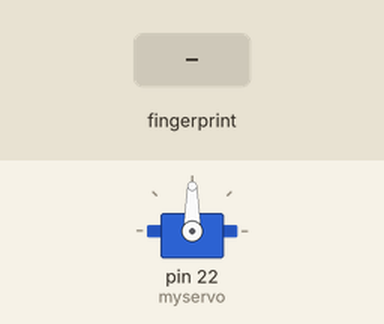
Recording of a sketch running on a simulated Arduino Mega 2560, built with avr-gcc and run on an emulated ATmega2560. Parts: servo. The inputs (shaded band) are chosen by the test bench. What the sketch prints to the serial monitor is not drawn.

Above: at 2.3 s.
2.4 s: finger stored as number 1 placed on the sensor
At 2.95 s:
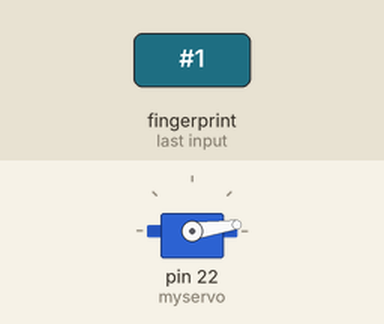
At 6.4 s:
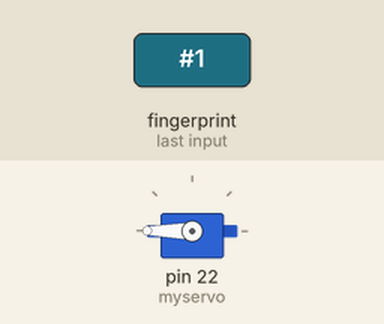
Timing chart, 0 to 7.9 s (numbered marks = the images above; inputs shaded):
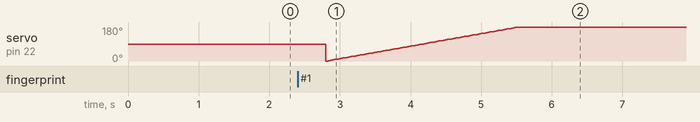

The sketch:

Bio_controlled_Servo.ino
```cpp
#include <Adafruit_Fingerprint.h>
#include <Servo.h>

#define mySerial Serial2

Servo myservo;
int count = 1;
int pos = 0;
int inspect =0;

Adafruit_Fingerprint finger = Adafruit_Fingerprint(&mySerial);

void setup()
{
 myservo.attach (22);

  Serial.begin(9600);
  while (!Serial);  // For Yun/Leo/Micro/Zero/...
  delay(100);
  Serial.println("\n\nAdafruit finger detect test");

  // set the data rate for the sensor serial port
  finger.begin(57600);

  if (finger.verifyPassword()) {
    Serial.println("Found fingerprint sensor!");
  } else {
    Serial.println("Did not find fingerprint sensor :(");
    while (1) { delay(1); }
  }

  finger.getTemplateCount();
  Serial.print("Sensor contains "); Serial.print(finger.templateCount); Serial.println(" templates");
  Serial.println("Waiting for valid finger...");
}

void loop()
{
inspect=digitalRead(22);
pinMode(22,INPUT);
pinMode(23,INPUT);
  if (inspect= HIGH)
{
  getFingerprintIDez();
  delay(50);
}

}

uint8_t getFingerprintID() {
  uint8_t p = finger.getImage();
  switch (p) {
    case FINGERPRINT_OK:
      Serial.println("Image taken");
      break;
    case FINGERPRINT_NOFINGER:
      Serial.println("No finger detected");
      return p;
    case FINGERPRINT_PACKETRECIEVEERR:
      Serial.println("Communication error");
      return p;
    case FINGERPRINT_IMAGEFAIL:
      Serial.println("Imaging error");
      return p;
    default:
      Serial.println("Unknown error");
      return p;
  }

  // OK success!

  p = finger.image2Tz();
  switch (p) {
    case FINGERPRINT_OK:
      Serial.println("Image converted");
      break;
    case FINGERPRINT_IMAGEMESS:
      Serial.println("Image too messy");
      return p;
    case FINGERPRINT_PACKETRECIEVEERR:
      Serial.println("Communication error");
      return p;
    case FINGERPRINT_FEATUREFAIL:
      Serial.println("Could not find fingerprint features");
      return p;
    case FINGERPRINT_INVALIDIMAGE:
      Serial.println("Could not find fingerprint features");
      return p;
    default:
      Serial.println("Unknown error");
      return p;
  }

  // OK converted!
  p = finger.fingerFastSearch();
  if (p == FINGERPRINT_OK) {
    Serial.println("Found a print match!");
  } else if (p == FINGERPRINT_PACKETRECIEVEERR) {
    Serial.println("Communication error");
    return p;
  } else if (p == FINGERPRINT_NOTFOUND) {
    Serial.println("Did not find a match");
    return p;
  } else {
    Serial.println("Unknown error");
    return p;
  }

  // found a match!
  Serial.print("Found ID #"); Serial.print(finger.fingerID);
  Serial.print(" with confidence of "); Serial.println(finger.confidence);

  return finger.fingerID;
}

// returns -1 if failed, otherwise returns ID #
int getFingerprintIDez() {
  uint8_t p = finger.getImage();
  if (p != FINGERPRINT_OK)  return -1;

  p = finger.image2Tz();
  if (p != FINGERPRINT_OK)  return -1;

  p = finger.fingerFastSearch();
  if (p != FINGERPRINT_OK)  return -1;

  // found a match!
    while (count<=1)
  {
  for (pos = 0; pos <= 180; pos += 1) { // goes from 0 degrees to 180 degrees
    // in steps of 1 degree
    myservo.write(pos);              // tell servo to go to position in variable 'pos'
    delay(15);                       // waits 15ms for the servo to reach the position
 }
  for (pos=180;pos >= 0; pos -= 1)
  { delay (60);
  }
  for (pos = 180; pos >= 0; pos -= 1) { // goes from 180 degrees to 0 degrees
    myservo.write(pos);              // tell servo to go to position in variable 'pos'
    delay(5);                       // waits 15ms for the servo to reach the position
  count ++;
  }
}

Serial.print("Found ID #"); Serial.print(finger.fingerID);
  Serial.print(" with confidence of "); Serial.println(finger.confidence);
  return finger.fingerID;
}
```
